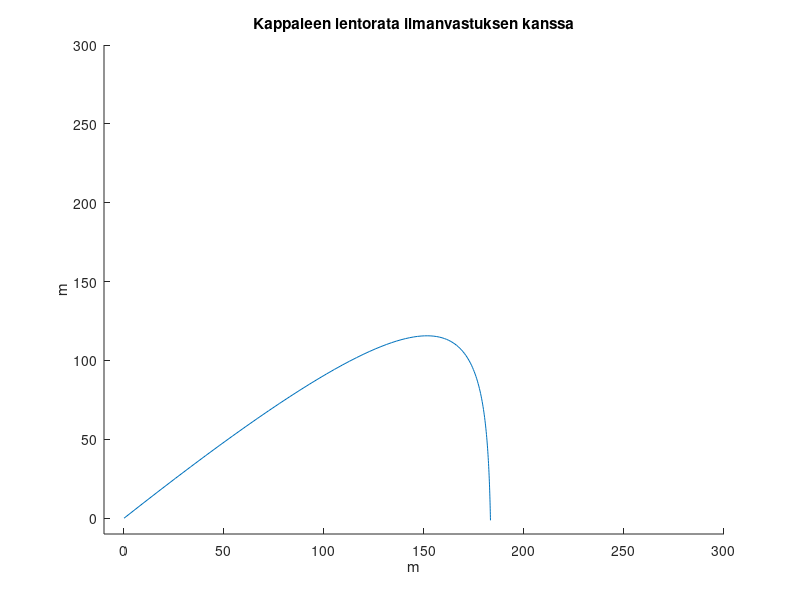

Write MATLAB code to recreate this figure.

function  Lentoratalaskuri_V5

v   = 130;     % (m/s) Lähtönopeus
alfa = 45;     % (deg) Kappaleen liikeradan kulma ajanhetkellä 0
m    = 0.2;    % (kg)  Massa
b    = 0.5;    % Kappaleen ilmanvastuskerroin
g    = 9.81;   % (m/s^2) Gravitaatiovakio
e = 2.71828;   % Epsilon



% kutsutaan funktioita
kitkaton(v,alfa,m,g)
kitkallinen(v,alfa,g,b,e)

end

function kitkaton(v,alfa,m,g)

% lasketaan nopeuden x ja y komponentit
vx = v * cosd(alfa);
vy = v * sind(alfa);


% kappaleen nousuaika
tn = (v*sind(alfa))/g;

% kappaleen lento aika = tn * 2
t = 2 * tn;


% kappaleen liike x suunnassa
sx = vx * t;
kantama = sx;
disp ("Kitkaton kantama on:(m)"),disp(kantama)

end
function kitkallinen(v,alfa,g,b,e)

x = 0;                                                    %  Kappaleen sijainti x akselilla ajan hetkell 0
y = 0;                                                    %  Kappaleen sijainti y akselilla ajan hetkell 0
t = 0;                                                    % Aika laskuri

X = [0];                                                  % Luodaan matriisit X ja Y
Y = [0];
n = 1;                                                    % n laskuri matriisien solujen täyttämistä varten. Ensimmäinen solu on nolla koska kappale lähtee origosta.


while  y >=0                                              % kun kappale on y akselin positiivisella puolella, eli ilmassa.


t = t + 0.1;                                              % Aika laskuri

x = ((v*cosd(alfa))/b)*(1-e^(-b*t));                      % Kappaleen sijainti x akselilla ajan hetkellä t
y = ((g+b*v*sind(alfa))/b^2)*(1-e^(-b*t))-((g*t)/b);      % Kappaleen sijainti x akselilla ajan hetkellä t


n=n+1;                                                    % x ja y arvojen tallennus matriisien X ja Y rivien soluihin
X(1,n)=x;
Y(1,n)=y;



end


disp("Kitkallinen kantama on:(m)")
disp(x)
disp("Kappaleen kitkallinen lentoaika on:(s)")
disp(t)
hold on
plot(X,Y)
title ("Kappaleen lentorata ilmanvastuksen kanssa");
xlabel ("m");
ylabel ("m");
%disp(X)
%disp(Y)

axis([-10 300 -10 300])   % kuvaajan akselien skaalaus

end
